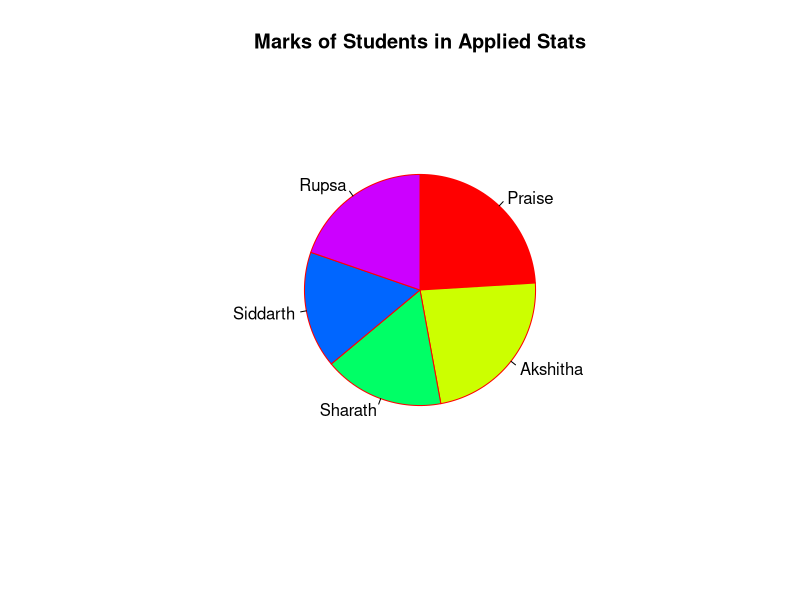

Write R code to recreate this figure.
# Drawing a Pie Chart

marks <- c(50, 48, 35, 34, 41)
names <- c("Praise", "Akshitha", "Sharath", "Siddarth", "Rupsa")
pie(marks, names, radius = 0.6, main = "Marks of Students in Applied Stats",
    col = rainbow(length(marks)), clockwise = TRUE, border = "#ff0000")